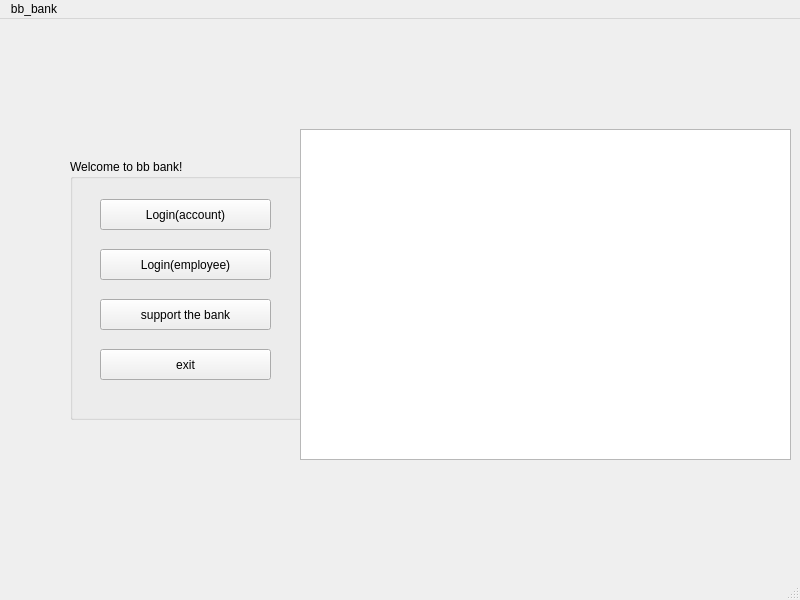
<?xml version="1.0" encoding="UTF-8"?>
<ui version="4.0">
 <class>MainWindow</class>
 <widget class="QMainWindow" name="MainWindow">
  <property name="geometry">
   <rect>
    <x>0</x>
    <y>0</y>
    <width>800</width>
    <height>600</height>
   </rect>
  </property>
  <property name="windowTitle">
   <string>MainWindow</string>
  </property>
  <widget class="QWidget" name="centralwidget">
   <widget class="QGroupBox" name="groupBox">
    <property name="geometry">
     <rect>
      <x>70</x>
      <y>140</y>
      <width>251</width>
      <height>261</height>
     </rect>
    </property>
    <property name="title">
     <string>Welcome to bb bank!</string>
    </property>
    <widget class="QPushButton" name="pushButton">
     <property name="geometry">
      <rect>
       <x>30</x>
       <y>40</y>
       <width>171</width>
       <height>31</height>
      </rect>
     </property>
     <property name="text">
      <string>Login(account)</string>
     </property>
    </widget>
    <widget class="QPushButton" name="pushButton_2">
     <property name="geometry">
      <rect>
       <x>30</x>
       <y>90</y>
       <width>171</width>
       <height>31</height>
      </rect>
     </property>
     <property name="text">
      <string>Login(employee)</string>
     </property>
    </widget>
    <widget class="QPushButton" name="pushButton_3">
     <property name="geometry">
      <rect>
       <x>30</x>
       <y>140</y>
       <width>171</width>
       <height>31</height>
      </rect>
     </property>
     <property name="text">
      <string>support the bank</string>
     </property>
    </widget>
    <widget class="QPushButton" name="pushButton_4">
     <property name="geometry">
      <rect>
       <x>30</x>
       <y>190</y>
       <width>171</width>
       <height>31</height>
      </rect>
     </property>
     <property name="text">
      <string>exit</string>
     </property>
    </widget>
   </widget>
   <widget class="QTextBrowser" name="textBrowser">
    <property name="geometry">
     <rect>
      <x>300</x>
      <y>110</y>
      <width>491</width>
      <height>331</height>
     </rect>
    </property>
    <property name="html">
     <string>&lt;!DOCTYPE HTML PUBLIC &quot;-//W3C//DTD HTML 4.0//EN&quot; &quot;http://www.w3.org/TR/REC-html40/strict.dtd&quot;&gt;
&lt;html&gt;&lt;head&gt;&lt;meta name=&quot;qrichtext&quot; content=&quot;1&quot; /&gt;&lt;style type=&quot;text/css&quot;&gt;
p, li { white-space: pre-wrap; }
&lt;/style&gt;&lt;/head&gt;&lt;body style=&quot; font-family:'SimSun'; font-size:9pt; font-weight:400; font-style:normal;&quot;&gt;
&lt;p style=&quot; margin-top:0px; margin-bottom:0px; margin-left:0px; margin-right:0px; -qt-block-indent:0; text-indent:0px;&quot;&gt;&lt;img src=&quot;:/new/prefix1/bank.png&quot; /&gt;&lt;/p&gt;&lt;/body&gt;&lt;/html&gt;</string>
    </property>
   </widget>
  </widget>
  <widget class="QMenuBar" name="menubar">
   <property name="geometry">
    <rect>
     <x>0</x>
     <y>0</y>
     <width>800</width>
     <height>23</height>
    </rect>
   </property>
   <widget class="QMenu" name="menubb_bank">
    <property name="title">
     <string>bb_bank</string>
    </property>
   </widget>
   <addaction name="menubb_bank"/>
  </widget>
  <widget class="QStatusBar" name="statusbar"/>
 </widget>
 <resources/>
 <connections/>
</ui>
